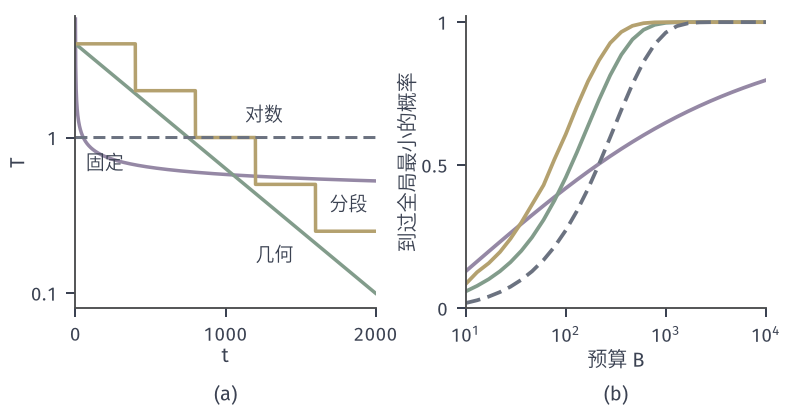

The Python source for this figure:
from pathlib import Path
import sys
ROOT = next(p for p in Path(__file__).resolve().parents if (p/'build.sh').is_file() and (p/'tex/book.tex').is_file())
sys.path.insert(0, str(ROOT/'figures/00-shared/mathematical-preliminaries-upper/00-shared/comprehension-figures'))
from support import figure, save, BLUE, GREEN, YELLOW, RED, PURPLE, INK, MUTED, GRID, BLUE_FILL, GREEN_FILL, YELLOW_FILL, RED_FILL, PURPLE_FILL
import numpy as np
HERE = Path(__file__).resolve().parent
STROKE = '#4C4D4F'
def panel(fig, left, right, top, bottom, wspace=.25):
    fig.set_layout_engine(None)
    fig.subplots_adjust(left=left, right=right, top=top, bottom=bottom, wspace=wspace)
def tags(fig, axes):
    for ax, s in zip(axes, ('(a)', '(b)', '(c)', '(d)')):
        p = ax.get_position(); fig.text((p.x0+p.x1)/2, .015, s, ha='center', va='bottom')
def rastrigin(X, Y): return 20+X**2+Y**2-10*np.cos(2*np.pi*X)-10*np.cos(2*np.pi*Y)
# 双谷链精确计算：同一预算 B 下的降温安排，P(前 B 次内到过全局最小)
f=np.array([3,1,3,5,2,0,2.])
def step(d,T,absorb=5):
    up=.5*np.minimum(1,np.exp(-(f[1:]-f[:-1])/T)); dn=.5*np.minimum(1,np.exp(-(f[:-1]-f[1:])/T))
    out=np.zeros(7); out[1:]+=d[:-1]*up; out[:-1]+=d[1:]*dn
    stay=np.ones(7); stay[:-1]-=up; stay[1:]-=dn; o=out+d*stay
    return o
def log_(t,B): return 4/np.log(t+2)
def geo(t,B): return 4*(.1/4)**(t/max(B-1,1))
def stair(t,B): return [4,2,1,.5,.25][min(4,int(5*t/B))]
def fix(t,B): return 1.0
Bs=np.unique(np.round(np.logspace(1,4,28)).astype(int))
def hit(fn,B):
    d=np.zeros(7); d[1]=1; got=0
    for t in range(B):
        d=step(d,fn(t,B)); got+=d[5]; d[5]=0
    return got
def end(fn,B):
    d=np.zeros(7); d[1]=1
    for t in range(B): d=step(d,fn(t,B))
    return d[5]
fig,axes=figure(width_mm=112,height_mm=58,ncols=2); panel(fig,.095,.965,.96,.25,.3)
a=axes[0]; B0=2000; tt=np.arange(B0)
a.plot(tt,[log_(t,B0) for t in tt],color=PURPLE,lw=1.4); a.plot(tt,[geo(t,B0) for t in tt],color=GREEN,lw=1.4); a.plot(tt,[stair(t,B0) for t in tt],color=YELLOW,lw=1.4); a.plot(tt,[1 for t in tt],color=MUTED,lw=1.2,ls=(0,(4,2)))
a.set_yscale('log'); a.set_xlim(0,2000); a.set_ylim(.08,6); a.set_xticks([0,1000,2000]); a.set_yticks([.1,1]); a.set_yticklabels(['0.1','1']); a.minorticks_off(); a.set_xlabel('$t$',labelpad=1); a.set_ylabel('$T$',labelpad=1)
a.text(1130,1.4,'对数',fontsize=7.5,va='center'); a.text(1200,.16,'几何',fontsize=7.5); a.text(1820,.32,'分段',fontsize=7.5,ha='center',va='bottom')
a.text(70,.8,'固定',fontsize=7.5,va='top')
b=axes[1]; R={}
for name,fn,c,ls in (('log',log_,PURPLE,'-'),('geo',geo,GREEN,'-'),('stair',stair,YELLOW,'-'),('fixed',fix,MUTED,(0,(4,2)))):
    h=[hit(fn,int(B)) for B in Bs]; b.plot(Bs,h,color=c,lw=1.5,ls=ls); R[name]=dict(hit=h[-1],end=end(fn,10000))
print(R)
b.set_xscale('log'); b.set_xlim(10,1e4); b.set_ylim(0,1.02); b.set_xticks([10,100,1000,10000]); b.minorticks_off(); b.set_yticks([0,.5,1]); b.set_yticklabels(['0','0.5','1']); b.set_xlabel('预算 B',labelpad=1); b.set_ylabel('到过全局最小的概率',labelpad=1)
tags(fig,axes); save(fig,HERE,'figure',{'budgets':Bs.tolist(),'result_at_1e4':R})
